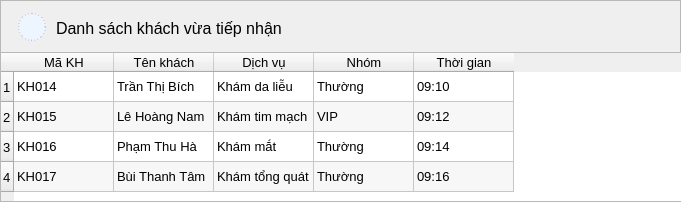
  <widget class="QFrame" name="panelDanhSach">
   <property name="geometry">
    <rect>
     <x>800</x>
     <y>190</y>
     <width>681</width>
     <height>202</height>
    </rect>
   </property>
   <property name="frameShape">
    <enum>QFrame::Shape::StyledPanel</enum>
   </property>
   <widget class="QLabel" name="lblImgDanhSach">
    <property name="geometry">
     <rect>
      <x>18</x>
      <y>13</y>
      <width>28</width>
      <height>28</height>
     </rect>
    </property>
    <property name="font">
     <font>
      <family>Segoe UI</family>
      <pointsize>11</pointsize>
      <bold>false</bold>
     </font>
    </property>
    <property name="styleSheet">
     <string notr="true">background:#edf5ff; border:1px dashed #b8c7dc; border-radius:14px;</string>
    </property>
    <property name="text">
     <string/>
    </property>
    <property name="pixmap">
     <pixmap>C:/Users/ADMIN/Downloads/people.png</pixmap>
    </property>
    <property name="scaledContents">
     <bool>true</bool>
    </property>
    <property name="alignment">
     <set>Qt::AlignmentFlag::AlignCenter</set>
    </property>
    <property name="class" stdset="0">
     <string>imageSlot</string>
    </property>
   </widget>
   <widget class="QLabel" name="lblTitleDanhSach">
    <property name="geometry">
     <rect>
      <x>56</x>
      <y>14</y>
      <width>300</width>
      <height>28</height>
     </rect>
    </property>
    <property name="font">
     <font>
      <family>Segoe UI</family>
      <pointsize>12</pointsize>
      <fontweight>ExtraBold</fontweight>
     </font>
    </property>
    <property name="text">
     <string>Danh sách khách vừa tiếp nhận</string>
    </property>
    <property name="class" stdset="0">
     <string>sectionTitle</string>
    </property>
   </widget>
   <widget class="QTableWidget" name="tblKhachVuaTiepNhan">
    <property name="geometry">
     <rect>
      <x>0</x>
      <y>52</y>
      <width>691</width>
      <height>150</height>
     </rect>
    </property>
    <property name="font">
     <font>
      <family>Segoe UI</family>
      <pointsize>10</pointsize>
      <bold>false</bold>
     </font>
    </property>
    <property name="focusPolicy">
     <enum>Qt::FocusPolicy::NoFocus</enum>
    </property>
    <property name="editTriggers">
     <set>QAbstractItemView::EditTrigger::NoEditTriggers</set>
    </property>
    <property name="alternatingRowColors">
     <bool>true</bool>
    </property>
    <property name="selectionMode">
     <enum>QAbstractItemView::SelectionMode::NoSelection</enum>
    </property>
    <property name="showGrid">
     <bool>true</bool>
    </property>
    <property name="rowCount">
     <number>4</number>
    </property>
    <property name="columnCount">
     <number>5</number>
    </property>
    <row/>
    <row/>
    <row/>
    <row/>
    <column>
     <property name="text">
      <string>Mã KH</string>
     </property>
    </column>
    <column>
     <property name="text">
      <string>Tên khách</string>
     </property>
    </column>
    <column>
     <property name="text">
      <string>Dịch vụ</string>
     </property>
    </column>
    <column>
     <property name="text">
      <string>Nhóm</string>
     </property>
    </column>
    <column>
     <property name="text">
      <string>Thời gian</string>
     </property>
    </column>
    <item row="0" column="0">
     <property name="text">
      <string>KH014</string>
     </property>
    </item>
    <item row="0" column="1">
     <property name="text">
      <string>Trần Thị Bích</string>
     </property>
    </item>
    <item row="0" column="2">
     <property name="text">
      <string>Khám da liễu</string>
     </property>
    </item>
    <item row="0" column="3">
     <property name="text">
      <string>Thường</string>
     </property>
    </item>
    <item row="0" column="4">
     <property name="text">
      <string>09:10</string>
     </property>
    </item>
    <item row="1" column="0">
     <property name="text">
      <string>KH015</string>
     </property>
    </item>
    <item row="1" column="1">
     <property name="text">
      <string>Lê Hoàng Nam</string>
     </property>
    </item>
    <item row="1" column="2">
     <property name="text">
      <string>Khám tim mạch</string>
     </property>
    </item>
    <item row="1" column="3">
     <property name="text">
      <string>VIP</string>
     </property>
    </item>
    <item row="1" column="4">
     <property name="text">
      <string>09:12</string>
     </property>
    </item>
    <item row="2" column="0">
     <property name="text">
      <string>KH016</string>
     </property>
    </item>
    <item row="2" column="1">
     <property name="text">
      <string>Phạm Thu Hà</string>
     </property>
    </item>
    <item row="2" column="2">
     <property name="text">
      <string>Khám mắt</string>
     </property>
    </item>
    <item row="2" column="3">
     <property name="text">
      <string>Thường</string>
     </property>
    </item>
    <item row="2" column="4">
     <property name="text">
      <string>09:14</string>
     </property>
    </item>
    <item row="3" column="0">
     <property name="text">
      <string>KH017</string>
     </property>
    </item>
    <item row="3" column="1">
     <property name="text">
      <string>Bùi Thanh Tâm</string>
     </property>
    </item>
    <item row="3" column="2">
     <property name="text">
      <string>Khám tổng quát</string>
     </property>
    </item>
    <item row="3" column="3">
     <property name="text">
      <string>Thường</string>
     </property>
    </item>
    <item row="3" column="4">
     <property name="text">
      <string>09:16</string>
     </property>
    </item>
   </widget>
  </widget>
